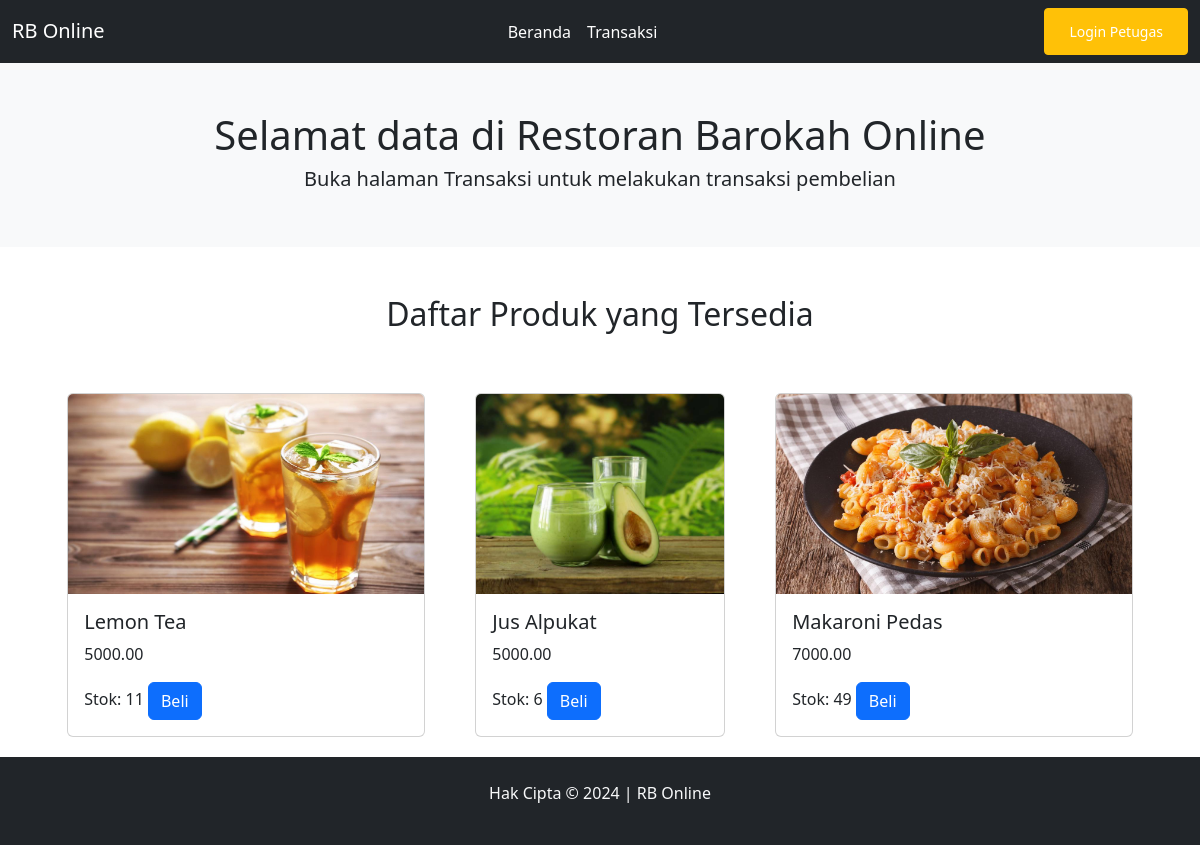
The page / on the database its author committed.
### tables this page shows
CREATE TABLE `produk` (
  `ProdukID` int(11) NOT NULL,
  `NamaProduk` varchar(255) NOT NULL,
  `Harga` decimal(10,2) NOT NULL,
  `Stok` int(11) NOT NULL,
  `Foto` text NOT NULL
);

### home.php (the view, shortened to what this page needs)
<div class="bg-light py-5">
    <div class="container">
        <h1 class="text-center">Selamat data di Restoran Barokah Online</h1>
        <h5 class="text-center">Buka halaman Transaksi untuk melakukan transaksi pembelian</h5>
    </div>
</div>
<div class="container mt-5">
    <section>
        <h2 class="text-center light">Daftar Produk yang Tersedia</h2>
    </section>
    <div class="main-content">
        <div class="card-container">
            <?php
            include "koneksi/koneksi.php";
            $sql = $con->query("SELECT * FROM produk");
            while ($data = $sql->fetch_assoc()) {
            ?>
            <div class="card">
                <img class='card-img-top' src='foto/<?php echo $data['Foto']; ?>' width="230px" height="200px">
                <div class="card-body">
                    <h5 class="card-title"><?php echo $data['NamaProduk']?></h5>
                    <p class="card-text"><?php echo $data['Harga']?></p>
                    <p class="card-text">Stok: <?php echo $data['Stok']?></h5>
                    <a class="btn btn-primary" href="?page=transaksi">Beli</a>
                </div>
            </div>
            <?php
            }
            ?>
        </div>
    </div>
</div>
<footer class="bg-dark text-light py-4">
    <div class="container text-center">
        <p>Hak Cipta &copy; 2024 | RB Online</p>
    </div>
</footer>

### home.php (style rules this page uses)
.main-content { margin-top: 60px; }
.card-container { display: flex; flex-wrap: wrap; justify-content: space-around; }
.card-container { margin-bottom: 20px; }

### rows shown on the page
produk: Foto (picture), NamaProduk "Lemon Tea", Harga "5000.00", Stok "11"
produk: Foto (picture), NamaProduk "Jus Alpukat", Harga "5000.00", Stok "6"
produk: Foto (picture), NamaProduk "Makaroni Pedas", Harga "7000.00", Stok "49"
